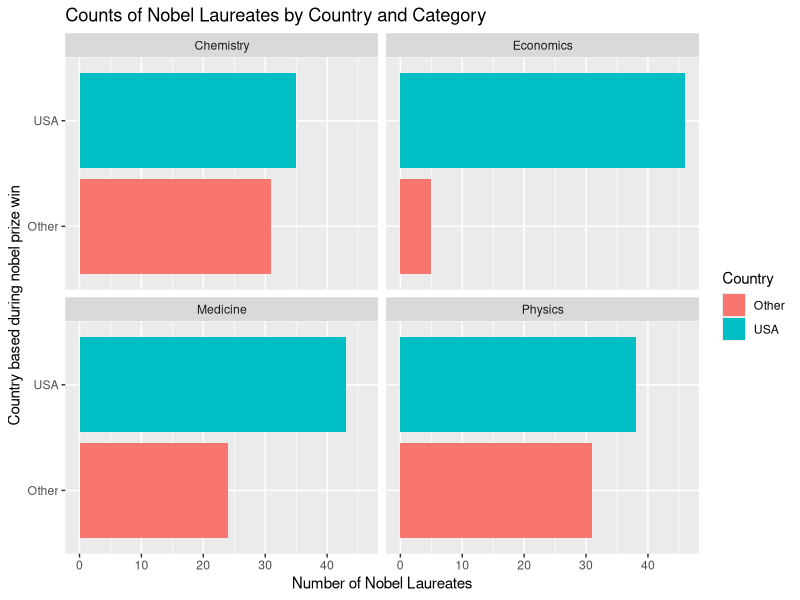
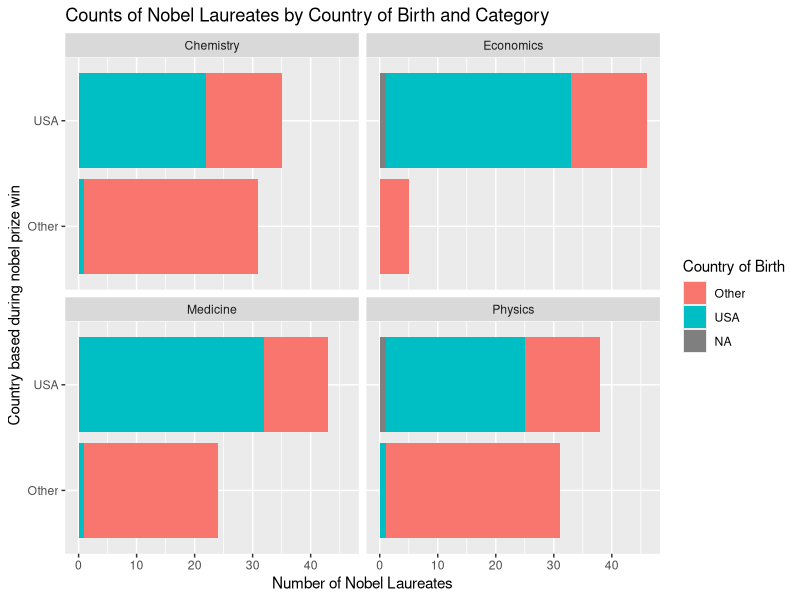

The R source for these figures, in order:
## ---- chunk 1
library(tidyverse) 
## ---- chunk 2
nobel <- read_csv("data/nobel.csv")
## ---- chunk 3
glimpse(nobel)
## ---- chunk 4
nobel_living <- nobel %>%     #create nobel_living from nobel then pipe
  filter(                     
    is.na(died_date),        #died_date is NA
    !is.na(country),         #country is available (not NA)
    gender != "org"          #gender not equal to organization 
  ) 
## ---- chunk 5
nrow(nobel_living)
## ---- chunk 6
nobel_living <- nobel_living %>%           #pipeline to mutate the nobel_living data 
  mutate(                                   #create new variable               
    country_us = if_else(country == "USA", "USA", "Other")  
  )                                         #If country == "USA": label it as "USA"
                                            #Otherwise: label "Other"
## ---- chunk 7
table(nobel_living$country_us)           #make a frequency count table to check new variable
## ---- chunk 8
nobel_living_science <- nobel_living %>%                
  filter(category %in% c("Physics", "Medicine", "Chemistry", "Economics")) 
#%>% is pipe   
#%in% checks if a certain value is found in the group specified (y/n) 
#c creates a vector (list of values)
## ---- chunk 9
ggplot(data = nobel_living_science, aes(x=country_us, fill = country_us)) +
  geom_bar() +
  facet_wrap(~category) +
  coord_flip() +                      #could also just put y=country_us?
  labs(
    x = "Country based during nobel prize win",
    y = "Number of Nobel Laureates",
    title = "Counts of Nobel Laureates by Country and Category",
    fill = "Country"
  )
## ---- chunk 10
nobel_living <- nobel_living %>%
  mutate(
    born_country_us = if_else(born_country == "USA", "USA", "Other")
  )
## ---- chunk 11
table(nobel_living$born_country_us) 
## ---- chunk 12
nobel_living_science <- nobel_living %>%                
  filter(category %in% c("Physics", "Medicine", "Chemistry", "Economics")) 
## ---- chunk 13
ggplot(data = nobel_living_science, aes(x=country_us, fill = born_country_us)) +
  geom_bar() +
  facet_wrap(~category) +
  coord_flip() +                     
  labs(
    x = "Country based during nobel prize win",
    y = "Number of Nobel Laureates",
    title = "Counts of Nobel Laureates by Country of Birth and Category",
    fill = "Country of Birth"
  )
## ---- chunk 14
nobel_living_science %>%      #create the pipe first (then filter>count>arrange)
  filter(
    country_us == "USA",         #won their prize in the US/living in the US
    born_country_us == "Other") %>%   #but were born outside of the US, pipe again
      count(born_country) %>%        #create frequency table for birth country
        arrange(desc(n))             #n = number of observations
